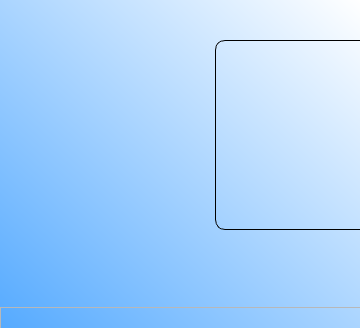
         <widget class="QWidget" name="b_ProjetodeSoftware">
          <attribute name="title">
           <string>Projeto de Software</string>
          </attribute>
          <layout class="QVBoxLayout" name="verticalLayout_6">
           <property name="spacing">
            <number>0</number>
           </property>
           <property name="leftMargin">
            <number>0</number>
           </property>
           <property name="topMargin">
            <number>0</number>
           </property>
           <property name="rightMargin">
            <number>0</number>
           </property>
           <property name="bottomMargin">
            <number>0</number>
           </property>
           <item>
            <widget class="QFrame" name="conteudo">
             <property name="minimumSize">
              <size>
               <width>0</width>
               <height>0</height>
              </size>
             </property>
             <property name="styleSheet">
              <string notr="true">background-color: qlineargradient(spread:pad, x1:0, y1:1, x2:1, y2:0, stop:0 rgba(85, 170, 255, 255), stop:1 rgba(255, 255, 255, 255));</string>
             </property>
             <property name="frameShape">
              <enum>QFrame::NoFrame</enum>
             </property>
             <property name="frameShadow">
              <enum>QFrame::Raised</enum>
             </property>
             <layout class="QVBoxLayout" name="verticalLayout_7">
              <property name="spacing">
               <number>0</number>
              </property>
              <property name="leftMargin">
               <number>0</number>
              </property>
              <property name="topMargin">
               <number>0</number>
              </property>
              <property name="rightMargin">
               <number>0</number>
              </property>
              <property name="bottomMargin">
               <number>0</number>
              </property>
              <item>
               <widget class="QFrame" name="container">
                <property name="minimumSize">
                 <size>
                  <width>360</width>
                  <height>328</height>
                 </size>
                </property>
                <property name="styleSheet">
                 <string notr="true">background-color: none;</string>
                </property>
                <property name="frameShape">
                 <enum>QFrame::NoFrame</enum>
                </property>
                <property name="frameShadow">
                 <enum>QFrame::Raised</enum>
                </property>
                <widget class="QFrame" name="a_top_conteudo">
                 <property name="geometry">
                  <rect>
                   <x>0</x>
                   <y>0</y>
                   <width>1231</width>
                   <height>270</height>
                  </rect>
                 </property>
                 <property name="sizePolicy">
                  <sizepolicy hsizetype="Maximum" vsizetype="Maximum">
                   <horstretch>0</horstretch>
                   <verstretch>0</verstretch>
                  </sizepolicy>
                 </property>
                 <property name="minimumSize">
                  <size>
                   <width>1080</width>
                   <height>270</height>
                  </size>
                 </property>
                 <property name="maximumSize">
                  <size>
                   <width>1920</width>
                   <height>270</height>
                  </size>
                 </property>
                 <property name="styleSheet">
                  <string notr="true">background-color: transparent;</string>
                 </property>
                 <property name="frameShape">
                  <enum>QFrame::StyledPanel</enum>
                 </property>
                 <property name="frameShadow">
                  <enum>QFrame::Raised</enum>
                 </property>
                 <widget class="QFrame" name="frame_12">
                  <property name="geometry">
                   <rect>
                    <x>455</x>
                    <y>10</y>
                    <width>300</width>
                    <height>250</height>
                   </rect>
                  </property>
                  <property name="minimumSize">
                   <size>
                    <width>300</width>
                    <height>250</height>
                   </size>
                  </property>
                  <property name="maximumSize">
                   <size>
                    <width>260</width>
                    <height>300</height>
                   </size>
                  </property>
                  <property name="styleSheet">
                   <string notr="true">QFrame{
	background-color: transparent;
	background-image: url(:/icones/login_web.png);
	border-radius: 10px;
	border: 1px solid black;
}

QFrame:clicked{
	height: 350px;
}</string>
                  </property>
                 </widget>
                 <widget class="QFrame" name="frame_24">
                  <property name="geometry">
                   <rect>
                    <x>215</x>
                    <y>40</y>
                    <width>215</width>
                    <height>190</height>
                   </rect>
                  </property>
                  <property name="sizePolicy">
                   <sizepolicy hsizetype="Maximum" vsizetype="Maximum">
                    <horstretch>0</horstretch>
                    <verstretch>0</verstretch>
                   </sizepolicy>
                  </property>
                  <property name="styleSheet">
                   <string notr="true">background-image: url(:/icones/pagina_web-1.png);
background-color: transparent;
border-radius: 10px;
border: 1px solid black;
</string>
                  </property>
                  <property name="frameShape">
                   <enum>QFrame::StyledPanel</enum>
                  </property>
                  <property name="frameShadow">
                   <enum>QFrame::Raised</enum>
                  </property>
                 </widget>
                 <widget class="QFrame" name="frame_25">
                  <property name="geometry">
                   <rect>
                    <x>780</x>
                    <y>40</y>
                    <width>215</width>
                    <height>190</height>
                   </rect>
                  </property>
                  <property name="sizePolicy">
                   <sizepolicy hsizetype="Maximum" vsizetype="Maximum">
                    <horstretch>0</horstretch>
                    <verstretch>0</verstretch>
                   </sizepolicy>
                  </property>
                  <property name="styleSheet">
                   <string notr="true">background-image: url(:/icones/pagina_web-1.png);
background-color: transparent;
border-radius: 10px;
border: 1px solid black;
</string>
                  </property>
                  <property name="frameShape">
                   <enum>QFrame::StyledPanel</enum>
                  </property>
                  <property name="frameShadow">
                   <enum>QFrame::Raised</enum>
                  </property>
                 </widget>
                </widget>
                <widget class="QFrame" name="b_conteudo_central">
                 <property name="geometry">
                  <rect>
                   <x>0</x>
                   <y>307</y>
                   <width>1231</width>
                   <height>441</height>
                  </rect>
                 </property>
                 <property name="styleSheet">
                  <string notr="true">background-color: none;</string>
                 </property>
                 <property name="frameShape">
                  <enum>QFrame::NoFrame</enum>
                 </property>
                 <property name="frameShadow">
                  <enum>QFrame::Raised</enum>
                 </property>
                 <layout class="QVBoxLayout" name="verticalLayout_8">
                  <property name="spacing">
                   <number>0</number>
                  </property>
                  <property name="leftMargin">
                   <number>0</number>
                  </property>
                  <property name="topMargin">
                   <number>0</number>
                  </property>
                  <property name="rightMargin">
                   <number>0</number>
                  </property>
                  <property name="bottomMargin">
                   <number>0</number>
                  </property>
                  <item>
                   <widget class="QFrame" name="frame">
                    <property name="frameShape">
                     <enum>QFrame::StyledPanel</enum>
                    </property>
                    <property name="frameShadow">
                     <enum>QFrame::Raised</enum>
                    </property>
                    <widget class="QLabel" name="subtitulo_3">
                     <property name="geometry">
                      <rect>
                       <x>0</x>
                       <y>0</y>
                       <width>1230</width>
                       <height>40</height>
                      </rect>
                     </property>
                     <property name="sizePolicy">
                      <sizepolicy hsizetype="Maximum" vsizetype="Maximum">
                       <horstretch>0</horstretch>
                       <verstretch>0</verstretch>
                      </sizepolicy>
                     </property>
                     <property name="minimumSize">
                      <size>
                       <width>1135</width>
                       <height>25</height>
                      </size>
                     </property>
                     <property name="styleSheet">
                      <string notr="true">font: 12pt &quot;Segoe UI&quot;;
color: #222;</string>
                     </property>
                     <property name="text">
                      <string>CONHECENDO AS MARAVILHAS DO MUNDO!</string>
                     </property>
                     <property name="alignment">
                      <set>Qt::AlignCenter</set>
                     </property>
                    </widget>
                    <widget class="QWidget" name="a_cards_3" native="true">
                     <property name="geometry">
                      <rect>
                       <x>0</x>
                       <y>50</y>
                       <width>1230</width>
                       <height>162</height>
                      </rect>
                     </property>
                     <property name="sizePolicy">
                      <sizepolicy hsizetype="Maximum" vsizetype="Preferred">
                       <horstretch>0</horstretch>
                       <verstretch>0</verstretch>
                      </sizepolicy>
                     </property>
                     <property name="minimumSize">
                      <size>
                       <width>1130</width>
                       <height>160</height>
                      </size>
                     </property>
                     <property name="maximumSize">
                      <size>
                       <width>16777215</width>
                       <height>180</height>
                      </size>
                     </property>
                     <property name="sizeIncrement">
                      <size>
                       <width>0</width>
                       <height>150</height>
                      </size>
                     </property>
                     <widget class="QFrame" name="a_card_esquerdo_3">
                      <property name="geometry">
                       <rect>
                        <x>275</x>
                        <y>0</y>
                        <width>160</width>
                        <height>160</height>
                       </rect>
                      </property>
                      <property name="minimumSize">
                       <size>
                        <width>150</width>
                        <height>160</height>
                       </size>
                      </property>
                      <property name="styleSheet">
                       <string notr="true">background-color: #a1c1e1;
border: 1px solid #7aa6d4;
border-radius: 10px;</string>
                      </property>
                      <property name="frameShape">
                       <enum>QFrame::StyledPanel</enum>
                      </property>
                      <property name="frameShadow">
                       <enum>QFrame::Raised</enum>
                      </property>
                      <widget class="QLabel" name="a_icone_top_7">
                       <property name="geometry">
                        <rect>
                         <x>50</x>
                         <y>15</y>
                         <width>60</width>
                         <height>60</height>
                        </rect>
                       </property>
                       <property name="styleSheet">
                        <string notr="true">image: url(:/icones/photo.svg);
border: none;</string>
                       </property>
                       <property name="text">
                        <string/>
                       </property>
                      </widget>
                      <widget class="QLabel" name="c_titulo_7">
                       <property name="geometry">
                        <rect>
                         <x>1</x>
                         <y>100</y>
                         <width>158</width>
                         <height>30</height>
                        </rect>
                       </property>
                       <property name="styleSheet">
                        <string notr="true">border: none;
font: 12pt &quot;Segoe UI&quot;;
color: #222;
border-top: 1px solid #7aa6d4;
border-radius: none;</string>
                       </property>
                       <property name="text">
                        <string>Registros</string>
                       </property>
                       <property name="alignment">
                        <set>Qt::AlignCenter</set>
                       </property>
                      </widget>
                      <widget class="QLabel" name="d_subtitulo_7">
                       <property name="geometry">
                        <rect>
                         <x>5</x>
                         <y>130</y>
                         <width>150</width>
                         <height>20</height>
                        </rect>
                       </property>
                       <property name="styleSheet">
                        <string notr="true">border: none;
border-radius: none;</string>
                       </property>
                       <property name="text">
                        <string> Pequenas Lojas e Autonomos</string>
                       </property>
                       <property name="alignment">
                        <set>Qt::AlignHCenter|Qt::AlignTop</set>
                       </property>
                      </widget>
                      <widget class="QLabel" name="b_icone_titulo_7">
                       <property name="geometry">
                        <rect>
                         <x>25</x>
                         <y>108</y>
                         <width>21</width>
                         <height>16</height>
                        </rect>
                       </property>
                       <property name="styleSheet">
                        <string notr="true">image: url(:/icones/check.svg);
image: url(:/icones/shield.svg);
border: none;</string>
                       </property>
                       <property name="text">
                        <string/>
                       </property>
                      </widget>
                     </widget>
                     <widget class="QFrame" name="b_card_centro_3">
                      <property name="geometry">
                       <rect>
                        <x>535</x>
                        <y>0</y>
                        <width>160</width>
                        <height>160</height>
                       </rect>
                      </property>
                      <property name="minimumSize">
                       <size>
                        <width>160</width>
                        <height>160</height>
                       </size>
                      </property>
                      <property name="styleSheet">
                       <string notr="true">background-color: #a1c1e1;
border: 1px solid #7aa6d4;
border-radius: 10px;</string>
                      </property>
                      <property name="frameShape">
                       <enum>QFrame::StyledPanel</enum>
                      </property>
                      <property name="frameShadow">
                       <enum>QFrame::Raised</enum>
                      </property>
                      <widget class="QLabel" name="a_icone_top_8">
                       <property name="geometry">
                        <rect>
                         <x>50</x>
                         <y>15</y>
                         <width>60</width>
                         <height>60</height>
                        </rect>
                       </property>
                       <property name="styleSheet">
                        <string notr="true">image: url(:/icones/camera.svg);
border: none;</string>
                       </property>
                       <property name="text">
                        <string/>
                       </property>
                      </widget>
                      <widget class="QLabel" name="c_titulo_8">
                       <property name="geometry">
                        <rect>
                         <x>4</x>
                         <y>100</y>
                         <width>152</width>
                         <height>30</height>
                        </rect>
                       </property>
                       <property name="styleSheet">
                        <string notr="true">border: none;
font: 12pt &quot;Segoe UI&quot;;
color: #222;
border-top: 1px solid #7aa6d4;
border-radius: none;</string>
                       </property>
                       <property name="text">
                        <string>    Fotos Incríveis</string>
                       </property>
                       <property name="alignment">
                        <set>Qt::AlignCenter</set>
                       </property>
                      </widget>
                      <widget class="QLabel" name="d_subtitulo_8">
                       <property name="geometry">
                        <rect>
                         <x>5</x>
                         <y>130</y>
                         <width>150</width>
                         <height>20</height>
                        </rect>
                       </property>
                       <property name="styleSheet">
                        <string notr="true">border: none;
border-radius: none;</string>
                       </property>
                       <property name="text">
                        <string>   Pequenas Lojas e Autonomos</string>
                       </property>
                       <property name="alignment">
                        <set>Qt::AlignHCenter|Qt::AlignTop</set>
                       </property>
                      </widget>
                      <widget class="QLabel" name="b_icone_titulo_8">
                       <property name="geometry">
                        <rect>
                         <x>15</x>
                         <y>108</y>
                         <width>21</width>
                         <height>16</height>
                        </rect>
                       </property>
                       <property name="styleSheet">
                        <string notr="true">image: url(:/icones/check.svg);
image: url(:/icones/shield.svg);
border: none;</string>
                       </property>
                       <property name="text">
                        <string/>
                       </property>
                      </widget>
                     </widget>
                     <widget class="QFrame" name="c_card_direito_3">
                      <property name="geometry">
                       <rect>
                        <x>795</x>
                        <y>0</y>
                        <width>160</width>
                        <height>160</height>
                       </rect>
                      </property>
                      <property name="minimumSize">
                       <size>
                        <width>160</width>
                        <height>160</height>
                       </size>
                      </property>
                      <property name="styleSheet">
                       <string notr="true">background-color: #a1c1e1;
border: 1px solid #7aa6d4;
border-radius: 10px;</string>
                      </property>
                      <property name="frameShape">
                       <enum>QFrame::StyledPanel</enum>
                      </property>
                      <property name="frameShadow">
                       <enum>QFrame::Raised</enum>
                      </property>
                      <widget class="QLabel" name="a_icone_top_9">
                       <property name="geometry">
                        <rect>
                         <x>50</x>
                         <y>15</y>
                         <width>60</width>
                         <height>60</height>
                        </rect>
                       </property>
                       <property name="styleSheet">
                        <string notr="true">image: url(:/icones/globo.svg);
border: none;</string>
                       </property>
                       <property name="text">
                        <string/>
                       </property>
                      </widget>
                      <widget class="QLabel" name="c_titulo_9">
                       <property name="geometry">
                        <rect>
                         <x>1</x>
                         <y>100</y>
                         <width>158</width>
                         <height>30</height>
                        </rect>
                       </property>
                       <property name="styleSheet">
                        <string notr="true">border: none;
font: 12pt &quot;Segoe UI&quot;;
color: #222;
border-top: 1px solid #7aa6d4;
border-radius: none;</string>
                       </property>
                       <property name="text">
                        <string> Maps</string>
                       </property>
                       <property name="alignment">
                        <set>Qt::AlignCenter</set>
                       </property>
                      </widget>
                      <widget class="QLabel" name="d_subtitulo_9">
                       <property name="geometry">
                        <rect>
                         <x>5</x>
                         <y>130</y>
                         <width>150</width>
                         <height>20</height>
                        </rect>
                       </property>
                       <property name="styleSheet">
                        <string notr="true">border: none;
border-radius: none;</string>
                       </property>
                       <property name="text">
                        <string>Pequenas Lojas e Autonomos</string>
                       </property>
                       <property name="alignment">
                        <set>Qt::AlignCenter</set>
                       </property>
                      </widget>
                      <widget class="QLabel" name="b_icone_titulo_9">
                       <property name="geometry">
                        <rect>
                         <x>40</x>
                         <y>108</y>
                         <width>21</width>
                         <height>16</height>
                        </rect>
                       </property>
                       <property name="styleSheet">
                        <string notr="true">image: url(:/icones/check.svg);
image: url(:/icones/shield.svg);
border: none;</string>
                       </property>
                       <property name="text">
                        <string/>
                       </property>
                      </widget>
                     </widget>
                    </widget>
                    <widget class="Line" name="a_linha_3">
                     <property name="geometry">
                      <rect>
                       <x>20</x>
                       <y>220</y>
                       <width>1212</width>
                       <height>16</height>
                      </rect>
                     </property>
                     <property name="styleSheet">
                      <string notr="true"/>
                     </property>
                     <property name="orientation">
                      <enum>Qt::Horizontal</enum>
                     </property>
                    </widget>
                    <widget class="QLabel" name="label_2">
                     <property name="geometry">
                      <rect>
                       <x>1</x>
                       <y>235</y>
                       <width>100</width>
                       <height>30</height>
                      </rect>
                     </property>
                     <property name="styleSheet">
                      <string notr="true">font: 9pt &quot;Segoe UI&quot;;
color: black;</string>
                     </property>
                     <property name="text">
                      <string>     DESCRIÇÃO</string>
                     </property>
                    </widget>
                    <widget class="QLabel" name="descricao_texto_3">
                     <property name="geometry">
                      <rect>
                       <x>1</x>
                       <y>270</y>
                       <width>1130</width>
                       <height>175</height>
                      </rect>
                     </property>
                     <property name="minimumSize">
                      <size>
                       <width>1080</width>
                       <height>175</height>
                      </size>
                     </property>
                     <property name="maximumSize">
                      <size>
                       <width>16777215</width>
                       <height>280</height>
                      </size>
                     </property>
                     <property name="styleSheet">
                      <string notr="true">font: 9pt &quot;Segoe UI&quot;;
color: black;</string>
                     </property>
                     <property name="frameShadow">
                      <enum>QFrame::Plain</enum>
                     </property>
                     <property name="text">
                      <string>     O LOGMARKET é uma solução completa para gestão comercial, desenvolvida especialmente para empresas que desejam otimizar o processo de cadastro, consulta e venda de produtos.
Com uma interface intuitiva, o sistema permite que você registre novos itens rapidamente, mantenha o controle detalhado do seu catálogo e realize vendas de maneira prática e segura.
Principais recursos:
     -Cadastro de produtos com informações detalhadas, imagens e categorias personalizadas.
     -Consulta avançada por filtros, códigos ou descrições, facilitando a localização de produtos no estoque.
     -Processo de vendas integrado, com emissão de comprovantes e relatórios de transações.
     -Controle de estoque atualizado em tempo real.
     -Geração de relatórios gerenciais e indicadores de desempenho.

     Voltado para comércios de diferentes portes, o LOGMARKET proporciona mais agilidade no atendimento, redução de erros operacionais e maior controle sobre todas as operações comerciais.</string>
                     </property>
                     <property name="alignment">
                      <set>Qt::AlignLeading|Qt::AlignLeft|Qt::AlignTop</set>
                     </property>
                    </widget>
                   </widget>
                  </item>
                 </layout>
                </widget>
                <widget class="QFrame" name="a_titulo">
                 <property name="geometry">
                  <rect>
                   <x>0</x>
                   <y>270</y>
                   <width>1230</width>
                   <height>40</height>
                  </rect>
                 </property>
                 <property name="styleSheet">
                  <string notr="true">background-color: transparent;</string>
                 </property>
                 <property name="frameShape">
                  <enum>QFrame::NoFrame</enum>
                 </property>
                 <property name="frameShadow">
                  <enum>QFrame::Raised</enum>
                 </property>
                 <widget class="QLabel" name="titulo">
                  <property name="geometry">
                   <rect>
                    <x>1</x>
                    <y>1</y>
                    <width>1230</width>
                    <height>30</height>
                   </rect>
                  </property>
                  <property name="sizePolicy">
                   <sizepolicy hsizetype="Maximum" vsizetype="Maximum">
                    <horstretch>0</horstretch>
                    <verstretch>0</verstretch>
                   </sizepolicy>
                  </property>
                  <property name="minimumSize">
                   <size>
                    <width>1230</width>
                    <height>30</height>
                   </size>
                  </property>
                  <property name="maximumSize">
                   <size>
                    <width>1230</width>
                    <height>30</height>
                   </size>
                  </property>
                  <property name="styleSheet">
                   <string notr="true">font: 63 italic 16pt &quot;Segoe UI Semibold&quot;;
color: #222;</string>
                  </property>
                  <property name="text">
                   <string>LOGMARKET</string>
                  </property>
                  <property name="alignment">
                   <set>Qt::AlignHCenter|Qt::AlignTop</set>
                  </property>
                 </widget>
                </widget>
               </widget>
              </item>
             </layout>
            </widget>
           </item>
          </layout>
         </widget>
